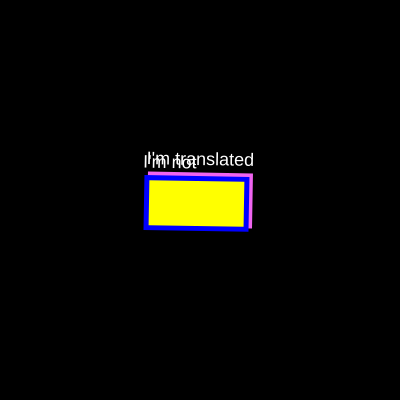
Frame 1 (no input)
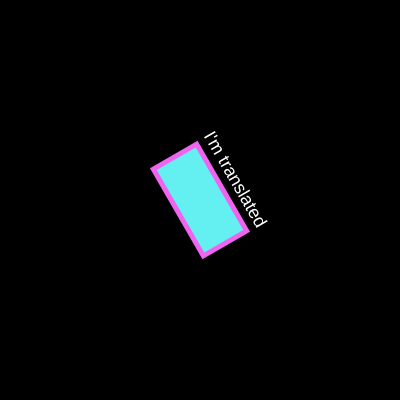
Frame 60 (no input)
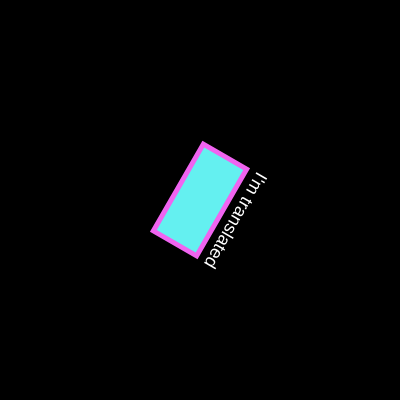
Frame 120 (the mouse pressed at the canvas centre since frame 60)

The p5.js sketch that drew these frames (run headless with seeded random() and noise() and a simulated clock; from frame 60 on, the mouse is pressed at the canvas centre):

// p5.js sketch
// ── sketch.js
// for more information about push and pop, check this out: https://p5js.org/reference/#/p5/pop

function setup() {
  createCanvas(400, 400);
  angleMode(DEGREES);
  rectMode(CENTER);
  textSize(18);
}

function draw() {
  background(0);
  
  push();
    strokeWeight(5);
    stroke(240, 100, 240);
    fill(100, 240, 240);
  
    // using translate to place the rectangle at the center
    translate(width/2, height/2);
    rotate(frameCount);
    // drawing the rectangle at 0, 0 so it can rotate about itself
    rect(0, 0, 100, 50);
    
    fill(255);
    noStroke();
    text("I'm translated", -54, -35);
  pop();
  
    
    strokeWeight(5);
    stroke('blue');
    fill('yellow');
    rotate(frameCount);
    rect(width/2, height/2, 100, 50);
    fill(255);
    noStroke();
    text("I'm not", (width/2)-54, (height/2)-35);
}
